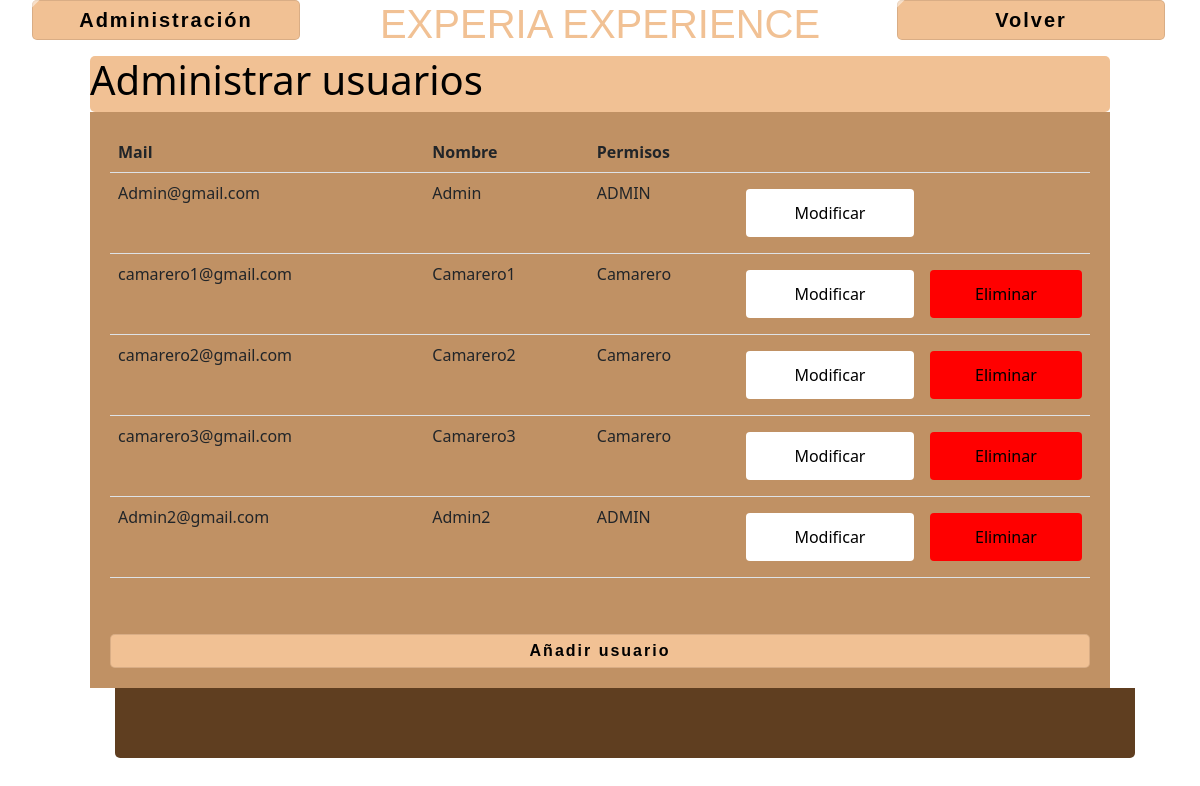
The app's page /view/usuarios.admin.php (signed in) with its own data.
### tables this page shows
CREATE TABLE `tbl_usuarios` (
  `id_usu` int NOT NULL AUTO_INCREMENT,
  `nom_usu` varchar(45) DEFAULT NULL,
  `contra_usu` varchar(45) DEFAULT NULL,
  `mail_usu` varchar(45) DEFAULT NULL,
  `id_perfil` int DEFAULT NULL,
  PRIMARY KEY (`id_usu`),
  KEY `fk_usuarios_perfiles_idx` (`id_usu`),
  KEY `fk_usuarios_perfil_idx` (`id_perfil`),
  CONSTRAINT `fk_usuarios_perfil` FOREIGN KEY (`id_perfil`) REFERENCES `tbl_perfiles` (`id_perfil`)
);

### view/usuarios.admin.php (the view, shortened to what this page needs)
<?php
include '../services/connection.php';
$mail=$_SESSION['email'];
$log=$pdo->prepare("SELECT *
from tbl_usuarios ");
$log->execute();
$login=$log->fetchAll(PDO::FETCH_ASSOC);
?>
<!DOCTYPE html>
<html lang="en">
<head>
    <link rel="stylesheet" href="../styles/style.css">
    <link href="https://cdn.jsdelivr.net/npm/bootstrap@5.1.3/dist/css/bootstrap.min.css" rel="stylesheet">
</head>
<body id="portada">
    <div class="row2" id="section-1">
        <div class="usuario column-1">
        <ul class="padding-lat">
        <b><a class="btn-logout">Administración</a></b>
        </ul>
        </div>
        <div class="column-2 titulo2">
            <h1 class="colorh1">EXPERIA EXPERIENCE</h1>
        </div>
        <div class="logout column-1">
            <ul class="padding-lat">
            <b><a style="text-decoration:none" class="btn-logout" href="zona.admin.php">Volver</a></b>
            </ul>
        </div>
    </div>
    <div class="flex">
        <div class="menu">
    <h1 <?php echo "style='color: black;'";?> >Administrar usuarios
        </div>
    </div>
    <div class="flex" id="flex">
        <div class="contenido" id="contenido">
        <div class="div_botones" id="div_botones">
        <table class="table">
                <tr>
                    <th>Mail</th>
                    <th>Nombre</th>
                    <th>Permisos</th>
                    <th></th>
                    <th></th>
                </tr>
                <?php
                foreach ($login as $registro){
                ?>
            <tr>
                <td><?php echo"{$registro['mail_usu']}";?></td>
                <td><?php echo"{$registro['nom_usu']}";?></td>
                <?php if($registro['id_perfil']=="1"){ ?>
                <td>ADMIN</td>
                <?php }else{ ?>
                <td>Camarero</td>
                <?php } ?>
                <td><form method="POST" action="modificar.usu.php">
                <input type="submit" <?php echo "style='background: white;'";?> value="Modificar" name="Modificar"></form>
                </td>
                <?php if($registro['mail_usu']==$mail){ ?>
                <td>
                </td>
                <?php } else{ ?>
                <td><form method="POST" action="../processes/eliminar.usuario.proc.php">
                <input type="submit" <?php echo "style='background: red;'";?> value="Eliminar" name="Eliminar"></form>
                </td>
                <?php } ?>
            </tr>
            <?php
            }
            ?>
            </table>
                </div>
        </div>
    </div>
    <div class="flex" id="flex">
    <div class="contenido" id="contenido">
    <b><a style="text-decoration:none" class="btn-logout" href="add.user.php">Añadir usuario</a></b>
    </div>
    </div>
    <footer>
    <div class="logo_footer">
    </footer>
</body>
</html>

### styles/style.css (style rules this page uses)
* { box-sizing: border-box; }
body { margin: 0; font-family: Arial; }
#portada { background-image: url("https://s1.1zoom.me/big0/706/350861-admin.jpg"); background-size: cover; }
input[type=submit] { width: 100%; background-color: #f1c194; margin: 8px 0; padding: 12px; border: none; border-radius: 4px; cursor: pointer; }
.row2:after { content: ""; display: table; clear: both; }
#section-1 { padding: 0%; }
.usuario { text-align: left; color: black; font-size: 20px; }
.logout { text-align: right; color: black; font-size: 20px; margin-left: -35px; }
.column-1 { width: 25%; float: left; }
.btn-logout { position: relative; display: block; padding: 5px; border-radius: 5px; text-align: center; font-family: "Avant Garde", Avantgarde, "Century Gothic", CenturyGothic, "AppleGothic", sans-serif; font-weight: bold; overflow: hidden; color: rgb(0, 0, 0); cursor: pointer; letter-spacing: 2px; box-shadow: inset 0 0 0 1px rgba(0, 0, 0, 0.1); text-decoration: none; transition: all ease 0.5s; background: #f1c194; }
.btn-logout:after, .btn-logout:before { width: 80px; height: 200px; content: ''; display: block; background: rgba(255, 255, 255, 0.5); transform: rotate(45deg); top: -60px; position: absolute; transition: none; right: -45%; cursor: pointer; }
.btn-logout:before { left: -48%; }
.column-2 { width: 50%; float: left; }
.titulo2 { text-align: center; color: #f1c194; font-size: 25px; font-family: "Avant Garde", Avantgarde, "Century Gothic", CenturyGothic, "AppleGothic", sans-serif; text-transform: uppercase; text-rendering: optimizeLegibility; }
.menu { color: white; width: 85%; border-radius: 5px; background-color: #f1c194; }
.contenido { color: white; width: 85%; height: auto; background-color: #c09164; padding: 20px; }
.flex { display: flex; align-items: center; justify-content: center; height: auto; }
#flex { opacity: 100%; }
footer { align-items: center; text-align: center; background-color: #5f3e20; width: 85%; margin-left: 115px; border-bottom-right-radius: 5px; border-bottom-left-radius: 5px; }
.logo_footer { width: 70px; height: 70px; cursor: pointer; padding: 30px 40px 40px 30px; background-repeat: no-repeat; }

### records on screen
tbl_usuarios: mail_usu "Admin@gmail.com", nom_usu "Admin", shows "ADMIN"
tbl_usuarios: mail_usu "camarero1@gmail.com", nom_usu "Camarero1"
tbl_usuarios: mail_usu "camarero2@gmail.com", nom_usu "Camarero2"
tbl_usuarios: mail_usu "camarero3@gmail.com", nom_usu "Camarero3"
tbl_usuarios: mail_usu "Admin2@gmail.com", nom_usu "Admin2", shows "ADMIN"
